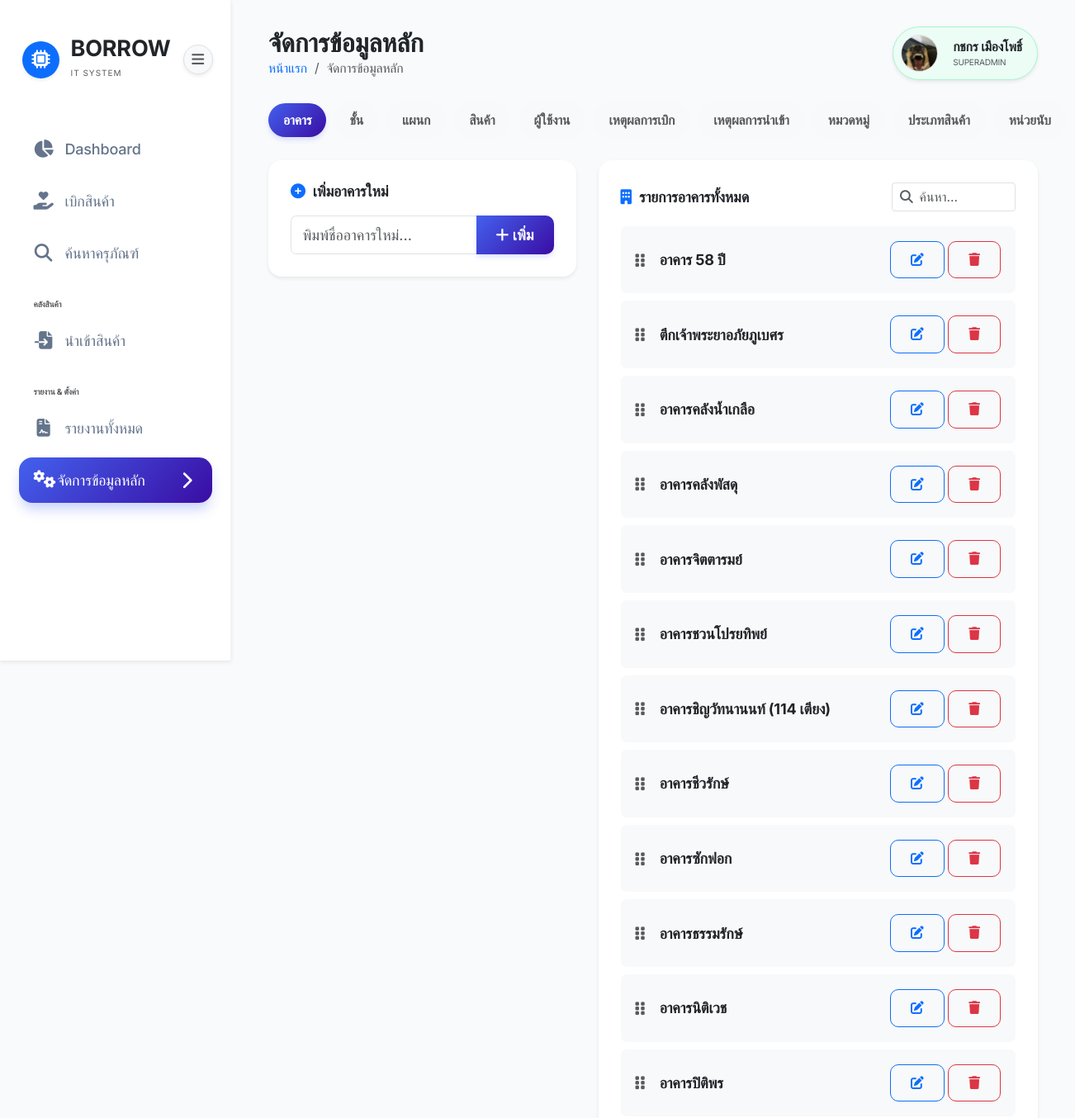
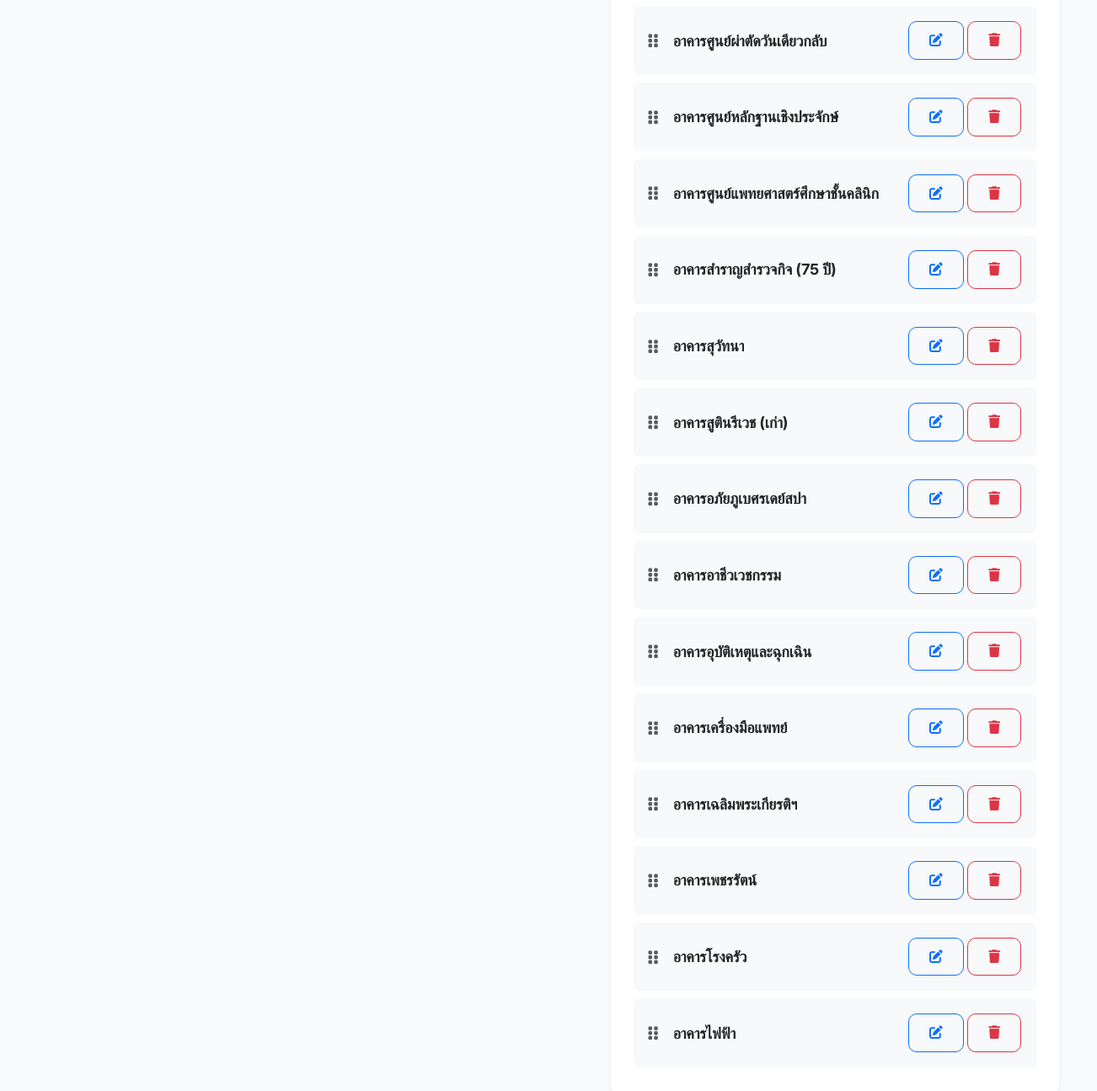
Page /pages/settings.php (signed in) on the committed database (2 pictures, top to bottom).
### tables this page shows
CREATE TABLE `buildings` (
  `id` int(11) NOT NULL,
  `name` varchar(255) NOT NULL,
  `sort_order` int(11) DEFAULT 0,
  `created_at` timestamp NOT NULL DEFAULT current_timestamp()
);

### pages/settings.php (the view, shortened to what this page needs)
<?php
require_once '../config/db.php';
try {
    $pdo->exec("ALTER TABLE products MODIFY COLUMN rental_duration DATE NULL");
} catch (PDOException $e) { }
$buildings = $pdo->query("SELECT * FROM buildings ORDER BY sort_order ASC, id ASC")->fetchAll();
$allowed_tabs = ['buildings', 'floors', 'departments', 'product_types', 'products', 'users', 'borrow', 'import', 'categories', 'units'];
$active_tab = isset($_GET['tab']) && in_array($_GET['tab'], $allowed_tabs, true) ? $_GET['tab'] : 'buildings';
require_once '../includes/header.php';
?>
<div class="d-none d-lg-flex align-items-center justify-content-between gap-2 mb-4">
    <a href="?tab=buildings" class="btn btn-sm rounded-pill px-3 py-2 <?= $active_tab == 'buildings' ? 'btn-primary' : 'btn-light text-muted' ?> text-nowrap">อาคาร</a>
    <a href="?tab=floors" class="btn btn-sm rounded-pill px-3 py-2 <?= $active_tab == 'floors' ? 'btn-primary' : 'btn-light text-muted' ?> text-nowrap">ชั้น</a>
    <a href="?tab=departments" class="btn btn-sm rounded-pill px-3 py-2 <?= $active_tab == 'departments' ? 'btn-primary' : 'btn-light text-muted' ?> text-nowrap">แผนก</a>
    <a href="?tab=products" class="btn btn-sm rounded-pill px-3 py-2 <?= $active_tab == 'products' ? 'btn-primary' : 'btn-light text-muted' ?> text-nowrap">สินค้า</a>
    <a href="?tab=users" class="btn btn-sm rounded-pill px-3 py-2 <?= $active_tab == 'users' ? 'btn-primary' : 'btn-light text-muted' ?> text-nowrap">ผู้ใช้งาน</a>
    <a href="?tab=borrow" class="btn btn-sm rounded-pill px-3 py-2 <?= $active_tab == 'borrow' ? 'btn-primary' : 'btn-light text-muted' ?> text-nowrap">เหตุผลการเบิก</a>
    <a href="?tab=import" class="btn btn-sm rounded-pill px-3 py-2 <?= $active_tab == 'import' ? 'btn-primary' : 'btn-light text-muted' ?> text-nowrap">เหตุผลการนำเข้า</a>
    <a href="?tab=categories" class="btn btn-sm rounded-pill px-3 py-2 <?= $active_tab == 'categories' ? 'btn-primary' : 'btn-light text-muted' ?> text-nowrap">หมวดหมู่</a>
    <a href="?tab=product_types" class="btn btn-sm rounded-pill px-3 py-2 <?= $active_tab == 'product_types' ? 'btn-primary' : 'btn-light text-muted' ?> text-nowrap">ประเภทสินค้า</a>
    <a href="?tab=units" class="btn btn-sm rounded-pill px-3 py-2 <?= $active_tab == 'units' ? 'btn-primary' : 'btn-light text-muted' ?> text-nowrap">หน่วยนับ</a>
</div>
<div class="tab-content">
    <div class="tab-pane fade <?= $active_tab == 'buildings' ? 'show active' : '' ?>" id="tabBuildings">
        <div class="row g-4">
            <div class="col-lg-5">
                <div class="card p-4 shadow-sm border-0">
                    <h6 class="fw-bold mb-3"><i class="fas fa-plus-circle text-primary me-2"></i>เพิ่มอาคารใหม่</h6>
                    <div class="input-group">
                        <input type="text" id="newBuildingName" class="form-control" placeholder="พิมพ์ชื่ออาคารใหม่...">
                        <button class="btn btn-primary fw-bold animate-hover" onclick="addBuilding()"><i class="fas fa-plus me-1"></i>เพิ่ม</button>
                    </div>
                </div>
            </div>
            <div class="col-lg-7">
                <div class="card p-4 shadow-sm border-0">
                    <div class="d-flex justify-content-between align-items-center mb-3">
                        <h6 class="fw-bold mb-0"><i class="fas fa-building text-primary me-2"></i>รายการอาคารทั้งหมด</h6>
                        <div class="input-group input-group-sm" style="width: 150px;">
                            <span class="input-group-text bg-white border-end-0"><i class="fas fa-search text-muted"></i></span>
                            <input type="text" class="form-control border-start-0 ps-0" placeholder="ค้นหา..." onkeyup="filterList(this, 'buildingList')">
                        </div>
                    </div>
                    <div id="buildingList" class="reorder-list">
                        <?php foreach ($buildings as $b): ?>
                        <div class="d-flex justify-content-between align-items-center bg-light p-3 rounded mb-2 reason-item" id="building-<?= $b['id'] ?>" data-id="<?= $b['id'] ?>" style="cursor: grab;">
                            <div class="d-flex align-items-center">
                                <i class="fas fa-grip-vertical text-muted me-3 drag-handle" style="cursor: move;"></i>
                                <span class="fw-bold"><?= htmlspecialchars($b['name']) ?></span>
                            </div>
                            <div>
                                <button class="btn btn-sm btn-outline-primary me-1" onclick="editBuilding(<?= $b['id'] ?>, '<?= htmlspecialchars($b['name'], ENT_QUOTES) ?>')"><i class="fas fa-edit"></i></button>
                                <button class="btn btn-sm btn-outline-danger" onclick="deleteBuilding(<?= $b['id'] ?>, '<?= htmlspecialchars($b['name'], ENT_QUOTES) ?>')"><i class="fas fa-trash"></i></button>
                            </div>
                        </div>
                        <?php endforeach; ?>
                    </div>
                </div>
            </div>
        </div>
    </div>
</div>
<?php require_once '../includes/footer.php'; ?>

### assets/css/style.css (style rules this page uses)
:root { --primary-color: #4361ee; --primary-gradient: linear-gradient(135deg, #4361ee 0%, #3a0ca3 100%); --secondary-color: #3f37c9; --accent-color: #4cc9f0; --success-color: #4cc9f0; --warning-color: #f72585; --danger-color: #ef4444; --dark-bg: #0f172a; --sidebar-bg: #ffffff; --card-bg: #ffffff; --text-main: #1e293b; --text-muted: #64748b; --border-color: #f1f5f9; --radius-sm: 10px; --radius-md: 16px; --radius-lg: 24px; --shadow-sm: 0 1px 3px rgba(0, 0, 0, 0.1); --shadow-md: 0 10px 15px -3px rgba(0, 0, 0, 0.1), 0 4px 6px -2px rgba(0, 0, 0, 0.05); --shadow-lg: 0 20px 25px -5px rgba(0, 0, 0, 0.1), 0 10px 10px -5px rgba(0, 0, 0, 0.04); --glass-bg: rgba(255, 255, 255, 0.7); --glass-border: rgba(255, 255, 255, 0.3); }
html { font-size: clamp(14px, 0.5vw + 12px, 18px); }
body { font-family: 'Inter', 'Sarabun', sans-serif; background-color: #f8fafc; color: var(--text-main); overflow-x: hidden; letter-spacing: -0.01em; }
.card { border: 1px solid var(--border-color); border-radius: var(--radius-md); box-shadow: var(--shadow-sm); transition: all 0.3s cubic-bezier(0.4, 0, 0.2, 1); background: white; }
.btn { border-radius: var(--radius-sm); padding: 10px 24px; font-weight: 600; transition: all 0.3s cubic-bezier(0.4, 0, 0.2, 1); }
.btn-primary { background: var(--primary-gradient); border: none; box-shadow: 0 4px 6px -1px rgba(67, 97, 238, 0.2); }

### pages/settings.php (style rules this page uses)
.reason-item { flex-wrap: nowrap !important; }
.reason-item > div:first-child { flex: 1; min-width: 0; padding-right: 10px; }
.reason-item > div:first-child > span { white-space: nowrap; overflow: hidden; text-overflow: ellipsis; display: block; }
.reason-item > div:last-child { flex-shrink: 0; white-space: nowrap; display: flex; gap: 0.25rem; }
.reason-item > div:last-child > button { margin: 0 !important; }

### rows in the picture
buildings: name "อาคาร 58 ปี"
buildings: name "ตึกเจ้าพระยาอภัยภูเบศร"
buildings: name "อาคารคลังน้ำเกลือ"
buildings: name "อาคารคลังพัสดุ"
buildings: name "อาคารจิตตารมย์"
buildings: name "อาคารชวนโปรยทิพย์"
buildings: name "อาคารชิญวัทนานนท์ (114 เตียง)"
buildings: name "อาคารชีวรักษ์"
buildings: name "อาคารซักฟอก"
buildings: name "อาคารธรรมรักษ์"
buildings: name "อาคารนิติเวช"
buildings: name "อาคารปิติพร"
buildings: name "อาคารศูนย์ผ่าตัดวันเดียวกลับ"
buildings: name "อาคารศูนย์หลักฐานเชิงประจักษ์"
buildings: name "อาคารศูนย์แพทยศาสตร์ศึกษาชั้นคลินิก"
buildings: name "อาคารสำราญสำรวจกิจ (75 ปี)"
buildings: name "อาคารสุวัทนา"
buildings: name "อาคารสูตินรีเวช (เก่า)"
buildings: name "อาคารอภัยภูเบศรเดย์สปา"
buildings: name "อาคารอาชีวเวชกรรม"
buildings: name "อาคารอุบัติเหตุและฉุกเฉิน"
buildings: name "อาคารเครื่องมือแพทย์"
buildings: name "อาคารเฉลิมพระเกียรติฯ"
buildings: name "อาคารเพชรรัตน์"
buildings: name "อาคารโรงครัว"
buildings: name "อาคารไฟฟ้า"

### other values in the picture
$page_title "จัดการข้อมูลหลัก"
$_SESSION['user_name'] "กชกร เมืองโพธิ์"
$_SESSION['user_role'] "SUPERADMIN"
